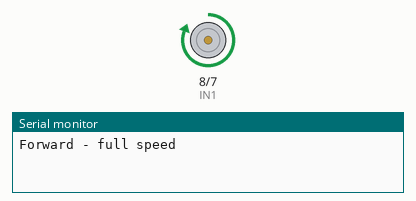
This sketch was run on a simulated Arduino Uno, built with avr-gcc and run on an emulated ATmega328P. On the bench: motor-driver pin pairs drawn as motors (green arrow = first pin HIGH = forward, orange = second pin HIGH = backward, longer = more drive, scaled by the enable pin), the last lines printed to the serial monitor.

Above: at 1.5 s.
At 3.15 s:
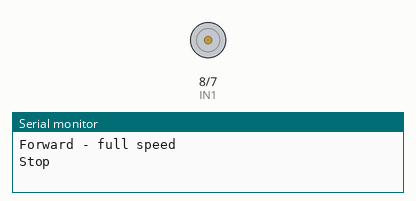
At 4.8 s:
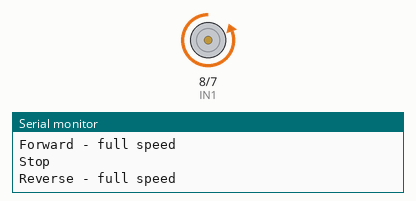
Timing chart, 0 to 8.6 s (numbered marks = the images above):
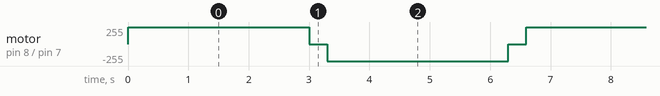

The sketch:

basic_movement.ino
```cpp
// forward at full speed
// stop
// reverse at full speed
// stop

const int ENA = 9;
const int IN1 = 8;
const int IN2 = 7;

void setup() {
  pinMode(ENA, OUTPUT);
  pinMode(IN1, OUTPUT);
  pinMode(IN2, OUTPUT);

  Serial.begin(9600);
}

void loop() {
  Serial.println("Forward - full speed");
  digitalWrite(IN1, HIGH);
  digitalWrite(IN2, LOW);
  analogWrite(ENA, 255); // 0 - 255
  delay(3000);

  Serial.println("Stop");
  analogWrite(ENA, 0);
  delay(300);

  Serial.println("Reverse - full speed");
  digitalWrite(IN1, LOW);
  digitalWrite(IN2, HIGH);
  analogWrite(ENA, 255);
  delay(3000);

  Serial.println("Stop");
  analogWrite(ENA, 0);
  delay(300);
}
```

Measured:
- by itself, motor on pin 8 (IN1) / pin 7 (IN2): repeats every 6.6 s: stopped 0.30 s, backward 255/255 3.0 s, stopped 0.30 s, forward 255/255 3.0 s
